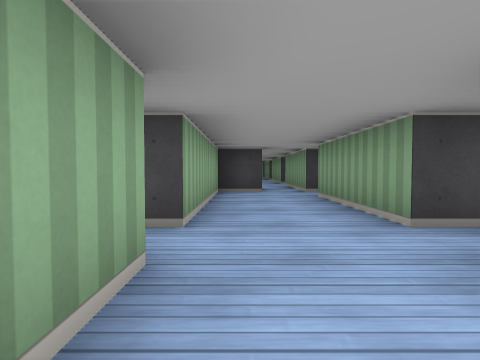
view 1 (above)

24 first-person views from a walk through a cub3D level. The camera is about half as high as the walls, tilts 2° down and sees 80° across. The floor is counted in squares. Each view is taken from the middle of a square. On the plan, view 1 faces up. The plan holds only what a view shows up to about 9 squares ahead; the rest is blank.

view 2
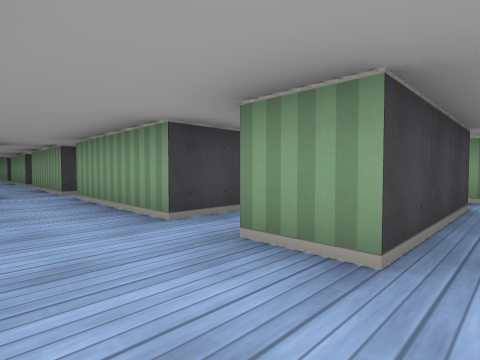

view 3
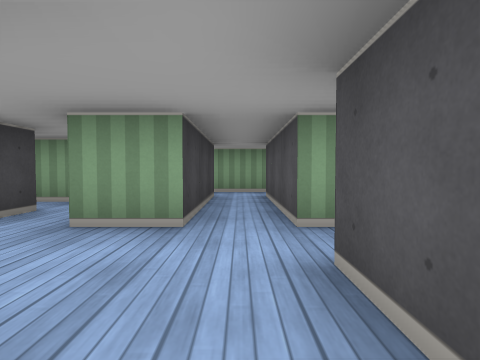

view 4
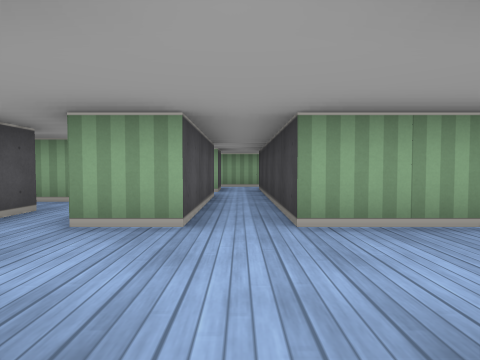

view 5
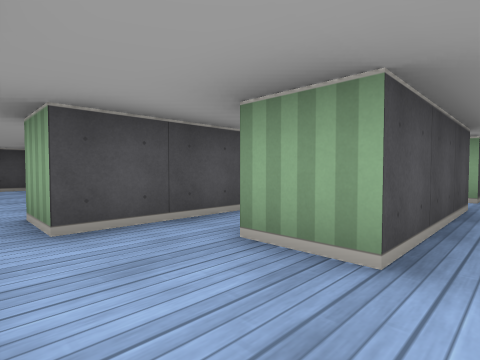

view 6
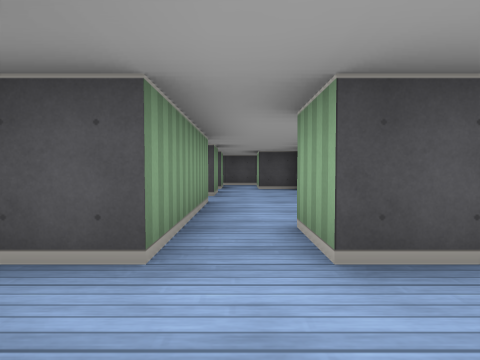

view 7
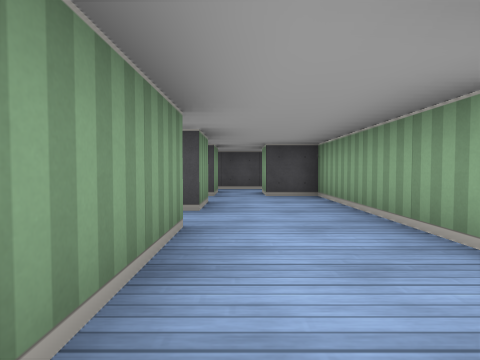

view 8
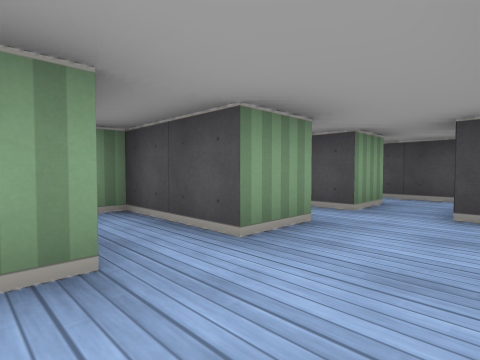

view 9
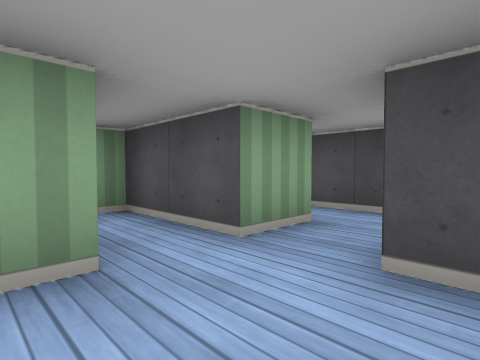

view 10
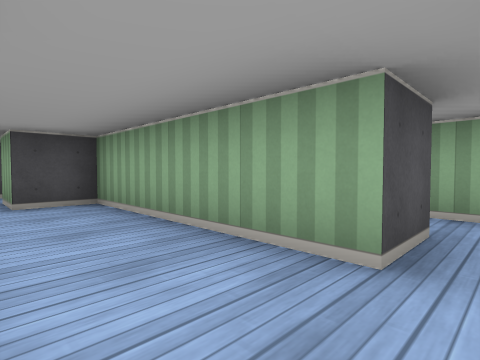

view 11
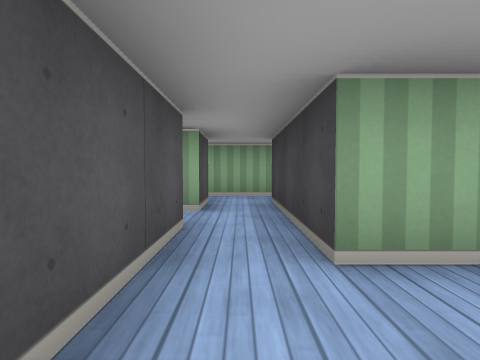

view 12
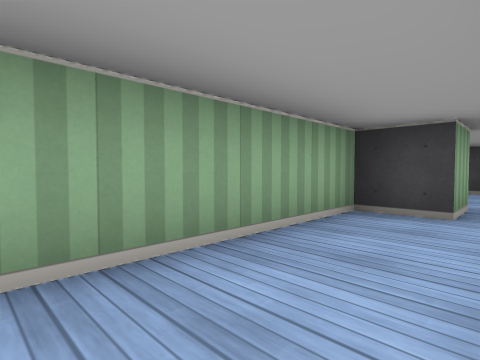

view 13
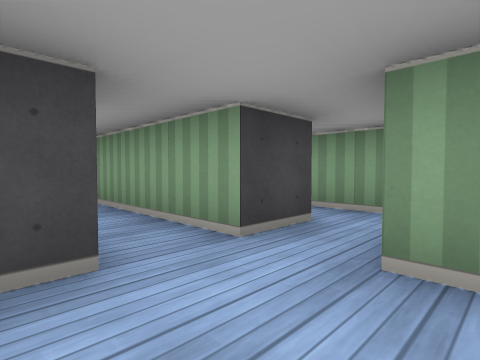

view 14
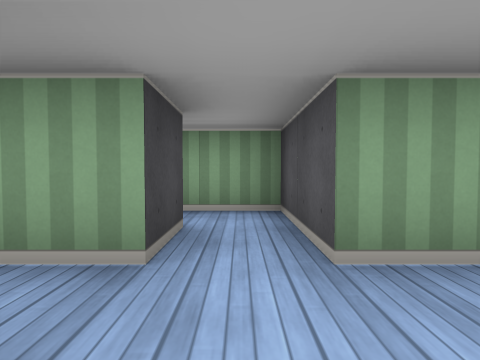

view 15
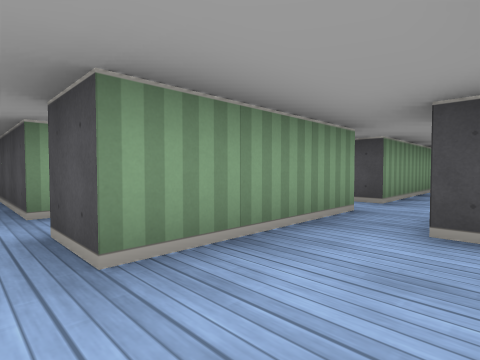

view 16
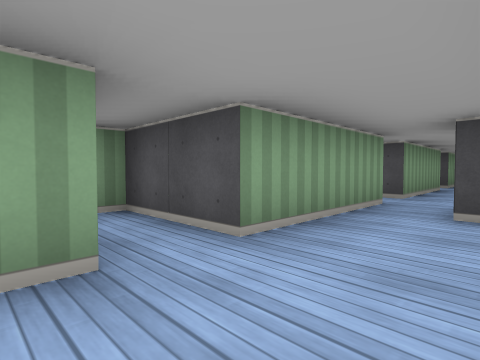

view 17
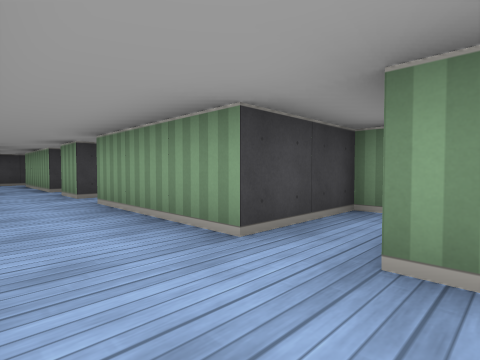

view 18
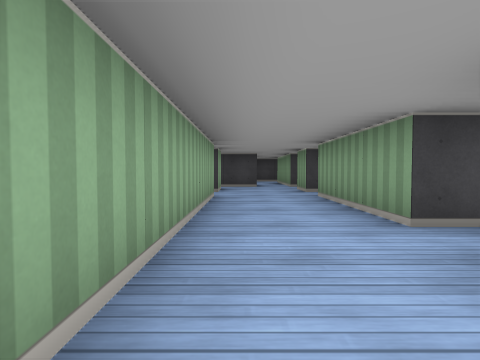

view 19
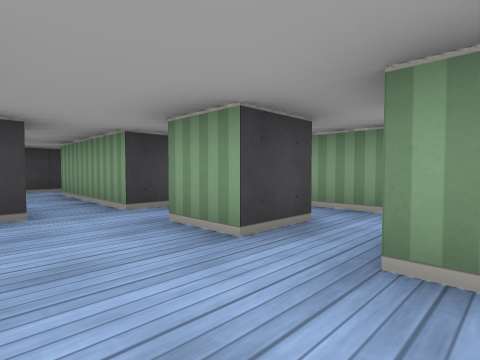

view 20
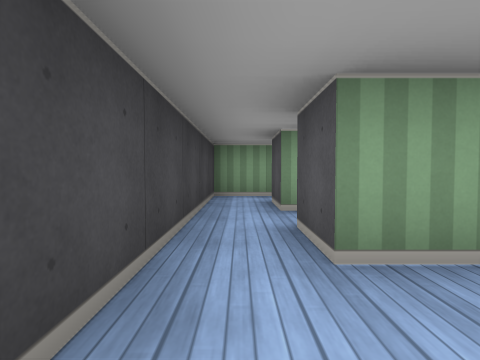

view 21
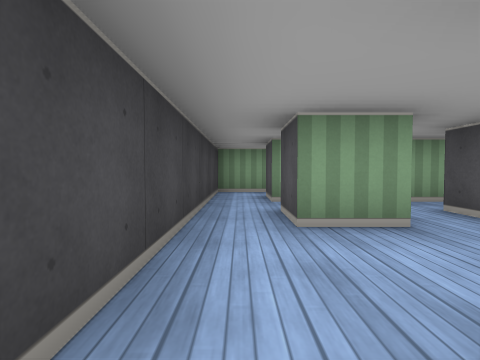

view 22
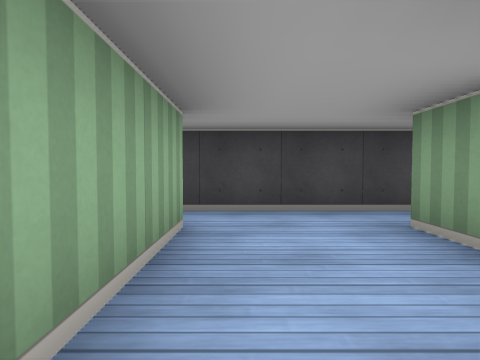

view 23
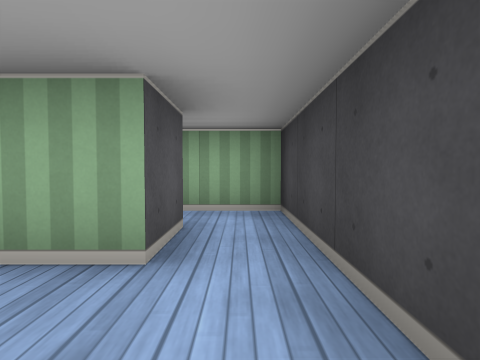

view 24
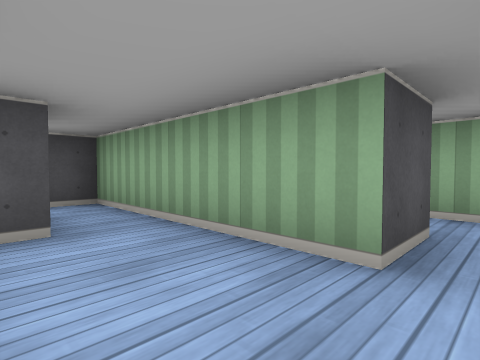

### Floor plan
Points are (right, up) in squares from view 1. A wall is a line through its corners. A room is listed if a view was taken in it or the views show most of it. See-through windows are left out.
Room 1 (views 1, 2, 6, 11)
walls: (1.5, -0.5) (4.5, -0.5); (4.5, 0.5) (1.5, 0.5) (1.5, 1.5); (5.5, -0.6) (5.5, 0.6); (-0.5, -0.5) (0.5, -0.5); (-0.5, 1.5) (-0.5, 0.5)
ways out: opening at (-1, 0) to room 2; opening at (0.5, 1) to room 3; opening at (1, -1) to room 4; opening at (5, 1)
Room 2 (view 3)
walls: (-1.5, -0.5) (-0.5, -0.5); (-0.5, 0.5) (-2.5, 0.5)
ways out: opening at (-1, 0) to room 1; opening at (-2, -1) to room 12; opening at (-3, 0)
Room 3 (views 4, 5, 12, 13, 14)
walls: (2.5, 2.5) (1.5, 2.5) (1.5, 5.5) (2.5, 5.5); (0.5, 7.5) (0.5, 6.5) (-0.5, 6.5) (-0.5, 2.5) (-4.5, 2.5); (2.6, 6.5) (1.5, 6.5) (1.5, 7.5); (-3.5, 1.5) (-0.5, 1.5)
ways out: opening at (0.5, 1) to room 1; opening at (1, 7) to room 11; opening at (2, 2) to room 14; opening at (2, 6) to room 15; opening at (-5, 2); opening at (-4, 1)
Room 4 (views 7, 10)
walls: (1.5, -2.4) (1.5, -0.5); (0.5, -0.5) (0.5, -1.5)
ways out: opening at (1, -1) to room 1; opening at (0.5, -3) to room 5; opening at (-1, -2) to room 12
Room 5 (view 8)
walls: (1.5, -3.6) (1.5, -2.4); (1.5, -4.5) (3.5, -4.5) (3.5, -4.1); (-0.5, -2.5) (-0.5, -4.5)
ways out: opening at (0.5, -3) to room 4; opening at (0.5, -5) to room 6
Room 6 (view 9)
walls: (1.5, -5.6) (1.5, -4.5); (1.5, -7.6) (1.5, -6.5) (3.5, -6.5) (3.5, -6.1); (-0.5, -4.5) (-0.5, -6.5) (0.5, -6.5) (0.5, -7.5)
ways out: opening at (0.5, -5) to room 5; opening at (1, -7) to room 13
Room 7 (views 15, 16, 17, 18, 19)
walls: (-0.5, 17.4) (-0.5, 12.5); (2.6, 18.5) (1.5, 18.5) (1.5, 19.5); (3.5, 18.1) (3.5, 19.1); (-0.5, 19.2) (-0.5, 18.5); (0.6, 20.5) (-0.6, 20.5); (2.1, 20.5) (1.5, 20.5); (1.5, 10.4) (1.5, 13.5) (3.5, 13.5) (3.5, 14.5) (1.5, 14.5) (1.5, 17.5); (1.5, 9.5) (2.5, 9.5); (3.5, 23.4) (3.5, 24.5) (2.5, 24.5)
ways out: opening at (1, 21) to room 8; opening at (2, 24) to room 8; opening at (-1, 20) to room 10; opening at (0.5, 9) to room 11; opening at (2, 10)
Room 8 (views 20, 23, 24)
walls: (-0.5, 22.4) (-0.5, 23.5) (0.5, 23.5); (-2.5, 23.5) (-2.5, 21.5); (-1.6, 21.5) (0.5, 21.5); (1.5, 20.5) (1.5, 23.5) (2.5, 23.5); (2.5, 24.5) (-2.5, 24.5)
ways out: opening at (1, 21) to room 7; opening at (2, 24) to room 7; opening at (-3, 24) to room 9; opening at (-2, 21) to room 10
Room 9 (view 21)
walls: (-3.6, 23.5) (-2.5, 23.5); (-2.5, 24.5) (-4.5, 24.5) (-4.5, 23.2)
ways out: opening at (-3, 24) to room 8
Room 10 (view 22)
walls: (-2.5, 21.5) (-2.5, 19.5) (-1.9, 19.5)
ways out: opening at (-1, 20) to room 7; opening at (-2, 21) to room 8
Room 11 (no view inside)
walls: (1.5, 7.5) (1.5, 9.5)
ways out: opening at (1, 7) to room 3; opening at (0.5, 9) to room 7
Room 12 (no view inside)
walls: (-1.6, -2.5) (-0.5, -2.5); (-2.5, -0.5) (-2.5, -2.8)
ways out: opening at (-2, -1) to room 2; opening at (-1, -2) to room 4; opening at (-2, -3)
Room 13 (no view inside)
walls: (0.4, -8.5) (2.1, -8.5)
ways out: opening at (1, -7) to room 6; opening at (2, -8)
Room 14 (no view inside)
walls: (3.5, 2.6) (3.5, 3.2)
ways out: opening at (2, 2) to room 3
Room 15 (no view inside)
walls: (2.5, 5.5) (3.5, 5.5) (3.5, 7.1)
ways out: opening at (2, 6) to room 3; opening at (3, 7)

Positions as (right, up) in squares from view 1, and headings:
1: (0, 0), facing up
2: (0, 0), facing up-right
3: (-1, 0), facing right
4: (2, 2), facing left
5: (1, 2), facing down-left
6: (1, 1), facing down
7: (1, -1), facing down
8: (0, -3), facing down-right
9: (0, -5), facing down-right
10: (1, -2), facing down-left
11: (1, 0), facing left
12: (1, 3), facing up-left
13: (0, 5), facing up-right
14: (0, 6), facing right
15: (0, 10), facing down-right
16: (0, 15), facing down-right
17: (0, 13), facing up-right
18: (0, 12), facing up
19: (0, 17), facing up-right
20: (-2, 24), facing right
21: (-3, 24), facing right
22: (-2, 21), facing up
23: (-1, 24), facing left
24: (-1, 24), facing down-left
